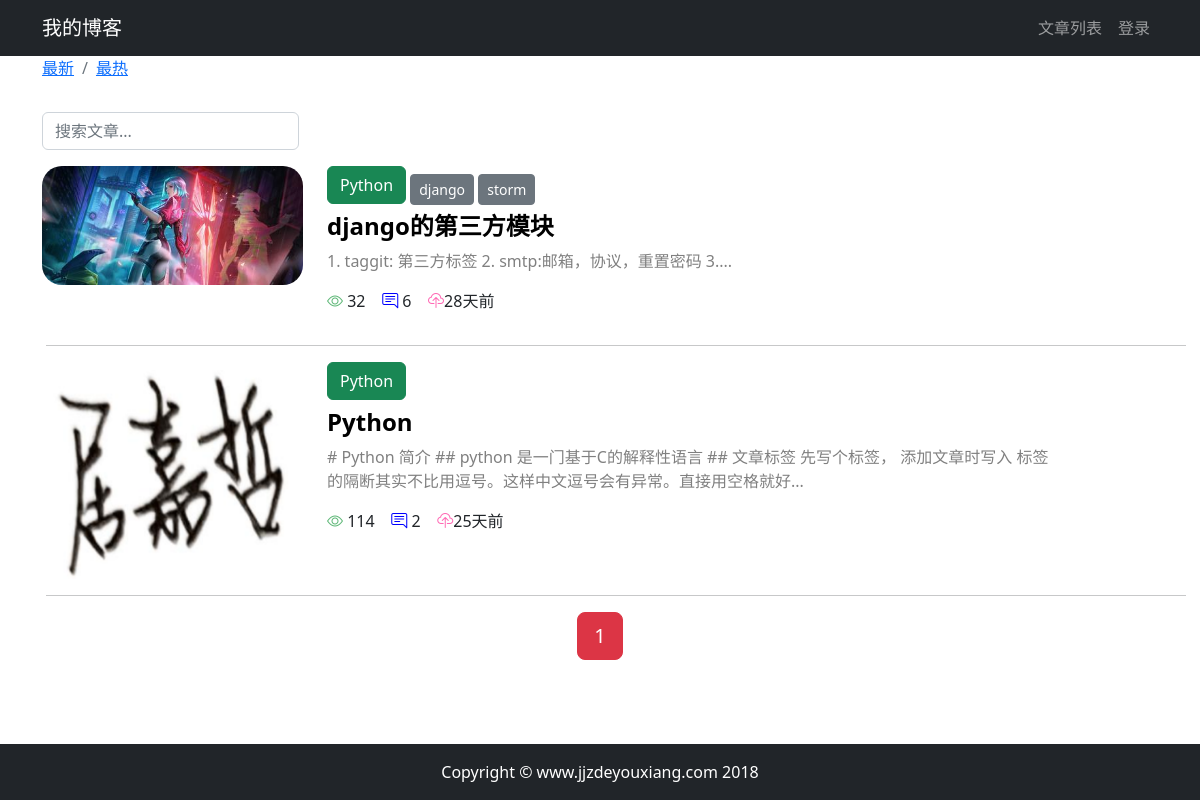
The app's page /article/article_list/?column=2, older data.
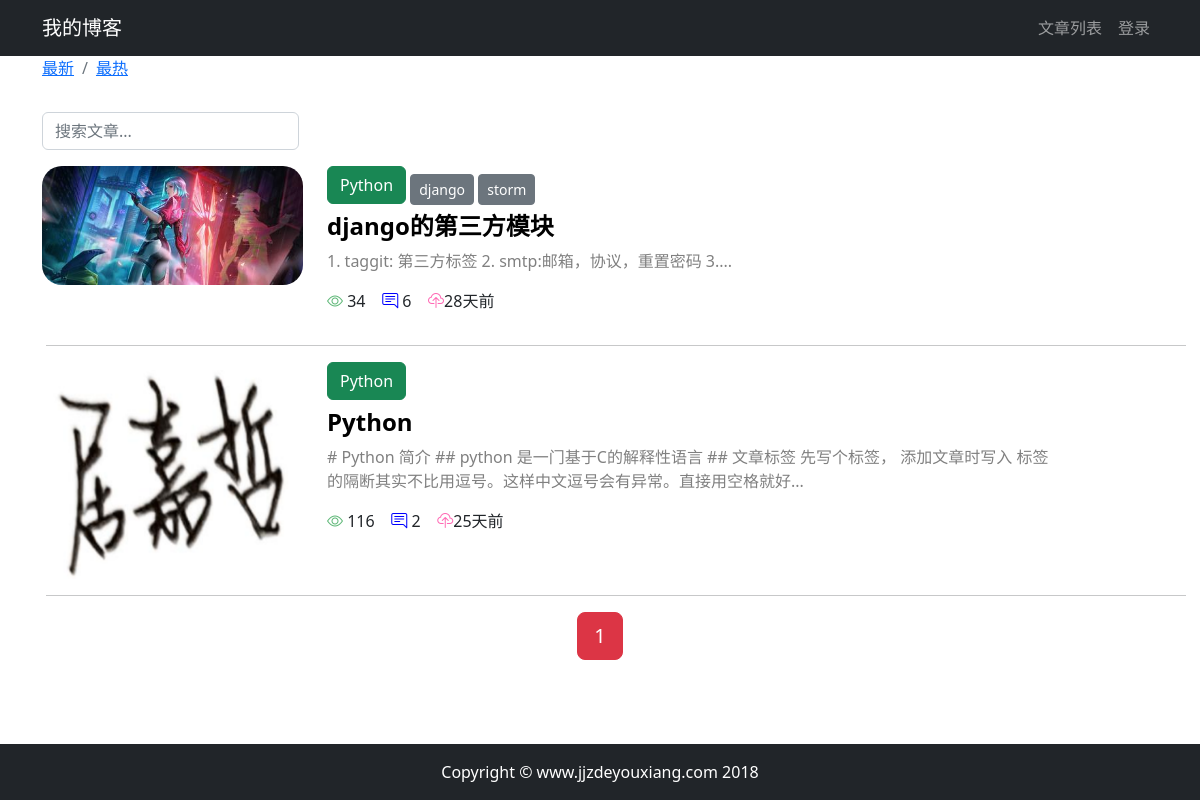
The same page, newer data.
### article/models.py (models this page shows, shortened)
class ArticlePost(models.Model):
    author = models.ForeignKey(User, on_delete=models.CASCADE)
    column = models.ForeignKey(ArticleColumn, on_delete=models.CASCADE, null=True, blank=True, related_name="articles")
    tags = TaggableManager(blank=True)
    total_views = models.PositiveIntegerField(default=0)
    title = models.CharField(max_length=200)
    avatar = models.ImageField(upload_to='article/%Y%m%d', blank=True, null=True)
    likes = models.PositiveIntegerField(default=0)
    content = models.TextField()
    created_time = models.DateTimeField(default=timezone.now)
    updated_time = models.DateTimeField(auto_now=True)
    class Meta:  # class Meta提供元数据，也就是内部数据，这些信息不是某篇文章私有，而是整张表的共同行为。
        ordering = ('-created_time',)

class ArticleColumn(models.Model):
    title = models.CharField(max_length=200)
    created_at = models.DateTimeField(auto_now_add=True)
    def __str__(self):
        return self.title

### article/views.py (the view)
# urls.py: path('article_list/',views.article_list,name='article_list'),
def article_list(request):
    search = request.GET.get('search')
    order = request.GET.get('order')
    column = request.GET.get('column')
    tag = request.GET.get('tag')
    article_listing = ArticlePost.objects.all()
    if search:
        from django.db.models import Q
        article_listing = article_listing.filter(Q(content__icontains=search) |
                                                 Q(title__icontains=search))
    else:
        search = ''
    if column is not None and column.isdigit(): # isdigit()表示非负整数，因为这里是外键
        print("开始按栏目排序")
        article_listing = article_listing.filter(column=column)
    else:
        column = ''
    if tag and tag != 'None':
        article_listing = article_listing.filter(tags__name__in=[tag])
    if order == 'hot':
        article_listing = article_listing.order_by("-total_views")
    article_paginator = Paginator(article_listing, 3)
    page_number = request.GET.get('page')
    articles = article_paginator.get_page(page_number)
    return render(request, 'article/article_list.html',
                  context={"articles": articles,
                           'order': order,
                           'search': search,
                           'column': column})

### article/templatetags/my_filters_and_tags.py (called while the page is built)
@register.filter(name='timesince_zh')
def time_since_zh(value):
    now = timezone.now()
    diff = now - value
    if diff.days == 0 and diff.seconds >= 0 and diff.seconds < 60:
        return '刚刚'
    if diff.days == 0 and diff.seconds >= 60 and diff.seconds < 3600:
        return str(math.floor(diff.seconds / 60)) + "分钟前"
    if diff.days == 0 and diff.seconds >= 3600 and diff.seconds < 86400:
        return str(math.floor(diff.seconds / 3600)) + "小时前"
    if diff.days >= 1 and diff.days < 30:
        return str(diff.days) + "天前"
    if diff.days >= 30 and diff.days < 365:
        return str(math.floor(diff.days / 30)) + "个月前"
    if diff.days >= 365:
        return str(math.floor(diff.days / 365)) + "年前"

### article/templates/article/article_list.html (shortened to what the changed rows need)
{% extends "base.html" %}
{% load my_filters_and_tags %}
{% block content %}
    <div class="container">
        <div class="row mt-2">
            {% for article in articles %}
                {% if article.avatar %}
                    <div class="col-3">
                        <img src="{{ article.avatar.url }}"
                             alt="avatar"
                             style="max-width:100%; border-radius: 20px"
                        >
                    </div>
                {% endif %}
                <div class="col-8">
                    {% if article.column %}
                        <a role="button" href="{% url "article:article_list" %}?column={{ article.column.id }}" type="button"
                                class="btn mb-2
                        {% if article.column.title == 'Python' %}
                            btn-success
                        {% elif article.column.title == 'Java' %}
                            btn-danger
                        {% elif article.column.title == 'Diary' %}
                            btn-warning
                        {% else %}
                            btn-dark
                        {% endif %}
                    ">
                            {{ article.column }}
                        </a>
                    {% endif %}
                    <span>
                        {% for tag in article.tags.all %}
                            <a href="{% url "article:article_list" %}?tag={{ tag }}&order={{ order }}&search={{ search }}&column={{ column }}"
                               class="btn-secondary btn btn-sm"
                               style="text-decoration: none;">
                                {{ tag }}
                            </a>
                        {% endfor %}
                    </span>
                    <h4>
                        <b>
                            <a href="{% url "article:article_detail" article.id %}"
                               style="color: black;text-decoration:none;">{{ article.title }}</a>
                        </b>
                    </h4>
                    <div>
                        <p style="color: gray;">
                            {{ article.content |slice:'100' }}...
                        </p>
                    </div>
                    <p >
                        <span class="">
                           <i class="bi bi-eye justify-content-center" style="color: #5fb878"></i>
                            {{ article.total_views }}&nbsp;&nbsp;&nbsp;
                        </span>
                        <span>
                           <i class="bi bi-chat-right-text" style="color: blue"></i>
                            {{ article.article_comment.count }}&nbsp;&nbsp;&nbsp;
                        </span>
                        <span>
                            <i class="bi bi-cloud-upload"
                               style="color: hotpink;"></i>{{ article.updated_time|timesince_zh }}&nbsp;&nbsp;&nbsp;
                        </span>
                    </p>
                </div>
                <hr class="m-3" style="width: 100%;"/>
            {% endfor %}
        </div>
    </div>
{% endblock content %}

Row changes from the older to the newer data that the page shows:
changed ArticlePost "django的第三方模块": total_views "32" → "34"
changed ArticlePost "25天前": total_views "114" → "116"
